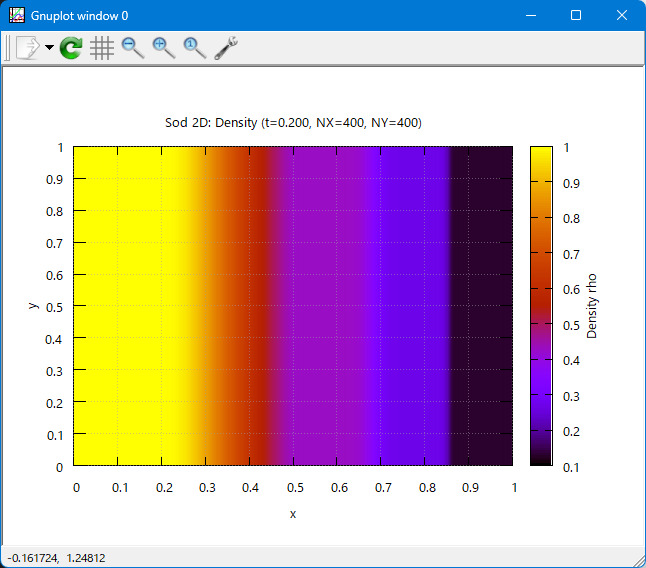

The script that drew this image:
set grid
set pm3d map
set title 'Sod 2D: Density (t=0.200, NX=400, NY=400)'
set xlabel 'x'
set ylabel 'y'
set cblabel 'Density rho'
splot 'sod2d.dat' using 1:2:3 with pm3d notitle
